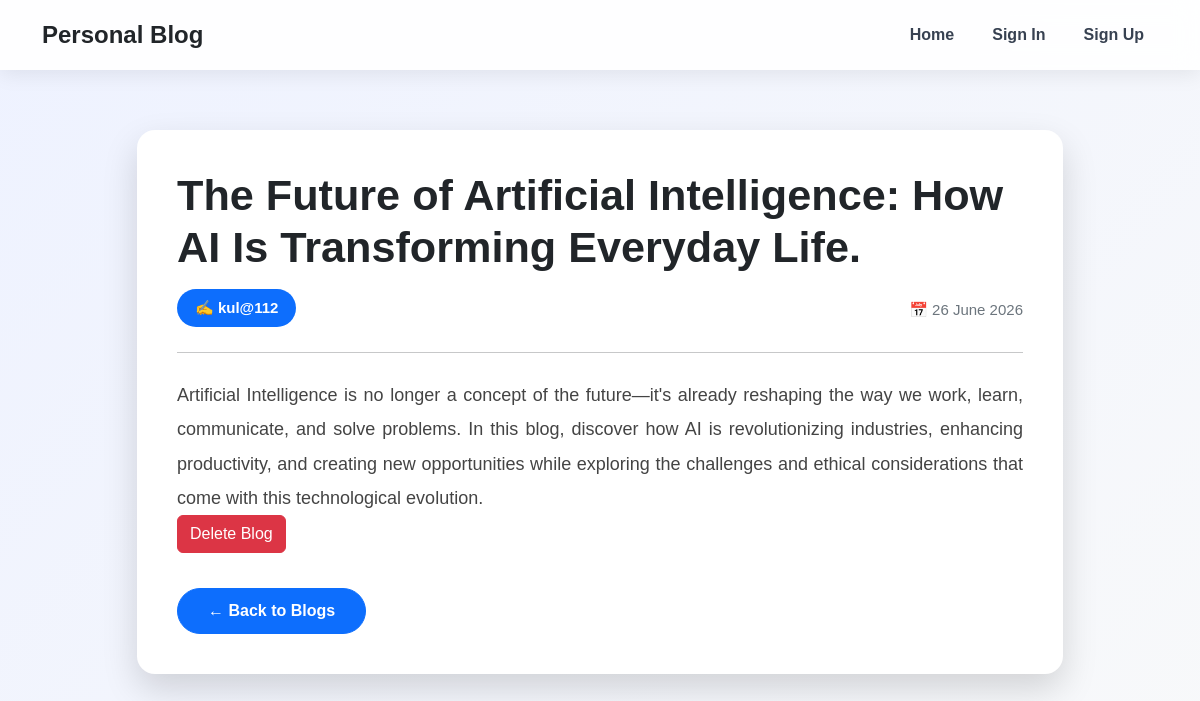
Page /blog-details/2 on the earlier database version.
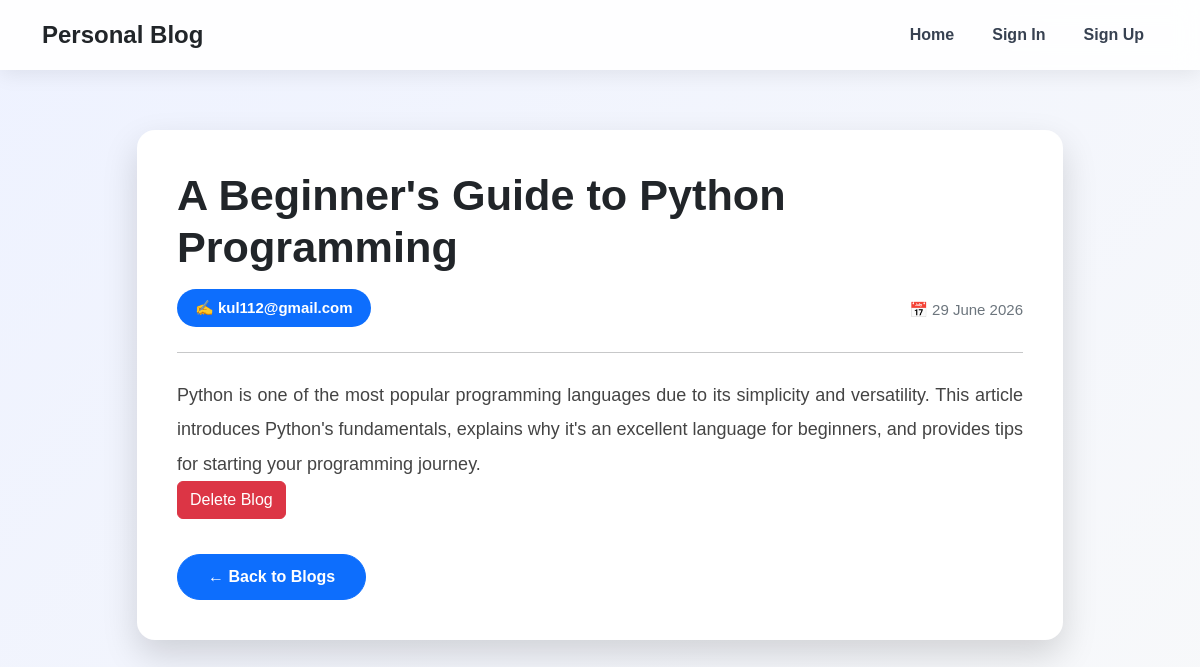
Same page on the later database version.
### app.py (models this page shows)
class Blog(db.Model):
    id = db.Column(db.Integer, primary_key=True)
    title = db.Column(db.String(100), nullable=False)
    description = db.Column(db.Text, nullable=False)
    createdat = db.Column(db.DateTime, default=datetime.utcnow)
    author = db.Column(db.String(100), nullable=False)

### app.py (the view)
@app.route('/blog-details/<int:blog_id>')
def blogdetails(blog_id):
    blog = Blog.query.get_or_404(blog_id)
    return render_template('details.html', blog=blog)

### Templates/details.html (shortened to what this page needs)
<!doctype html>
<html lang="en">
<head>
    <link href="https://cdn.jsdelivr.net/npm/bootstrap@5.3.8/dist/css/bootstrap.min.css"
          rel="stylesheet">
</head>
<body>
<nav class="navbar navbar-expand-lg">
        <div class="container">
            <a class="navbar-brand" href="/">Personal Blog</a>
            <div class="collapse navbar-collapse" id="navbarNav">
                <ul class="navbar-nav ms-auto">
                    <li class="nav-item">
                        <a class="nav-link" href="/">Home</a>
                    </li>
                    {% if 'user' not in session %}
                    <li class="nav-item">
                        <a class="nav-link" href="/login">Sign In</a>
                    </li>
                    <li class="nav-item">
                        <a class="nav-link" href="/register">Sign Up</a>
                    </li>
                    {% endif %}
                </ul>
            </div>
        </div>
    </nav>
<div class="container blog-container">
    <div class="blog-card">
        <div class="blog-content">
            <h1 class="blog-title">
                {{ blog.title }}
            </h1>
            <div class="meta">
                <span class="author">
                    ✍ {{ blog.author }}
                </span>
                <span class="date">
                    📅 {{ blog.createdat.strftime('%d %B %Y') }}
                </span>
            </div>
            <hr>
            <div class="description">
                {{ blog.description }}
            </div>
            <form action="{{url_for('deleteblog' , blog_id = blog.id)}}"  method="POST">
                <button type="submit" class="btn btn-danger">Delete Blog</button>
            </form>
            <a href="{{ url_for('home') }}" class="btn btn-primary back-btn">
                ← Back to Blogs
            </a>
        </div>
    </div>
</div>
</body>
</html>

Differences in the rows shown:
changed Blog: title "The Future of Artificial Intelligence: How AI Is Transforming Everyday Life." → "A Beginner's Guide to Python Programming"; author "kul@112" → "kul112@gmail.com"; createdat "26 June 2026" → "29 June 2026"; description "Artificial Intelligence is no longer a concept of the future—it's already reshaping the way we work, learn, communicate, and solve problems. In this blog, discover how AI is revolutionizing industries, enhancing productivity, and creating new opportunities while exploring the challenges and ethical considerations that come with this technological evolution." → "Python is one of the most popular programming languages due to its simplicity and versatility. This article introduces Python's fundamentals, explains why it's an excellent language for beginners, and provides tips for starting your programming journey."
